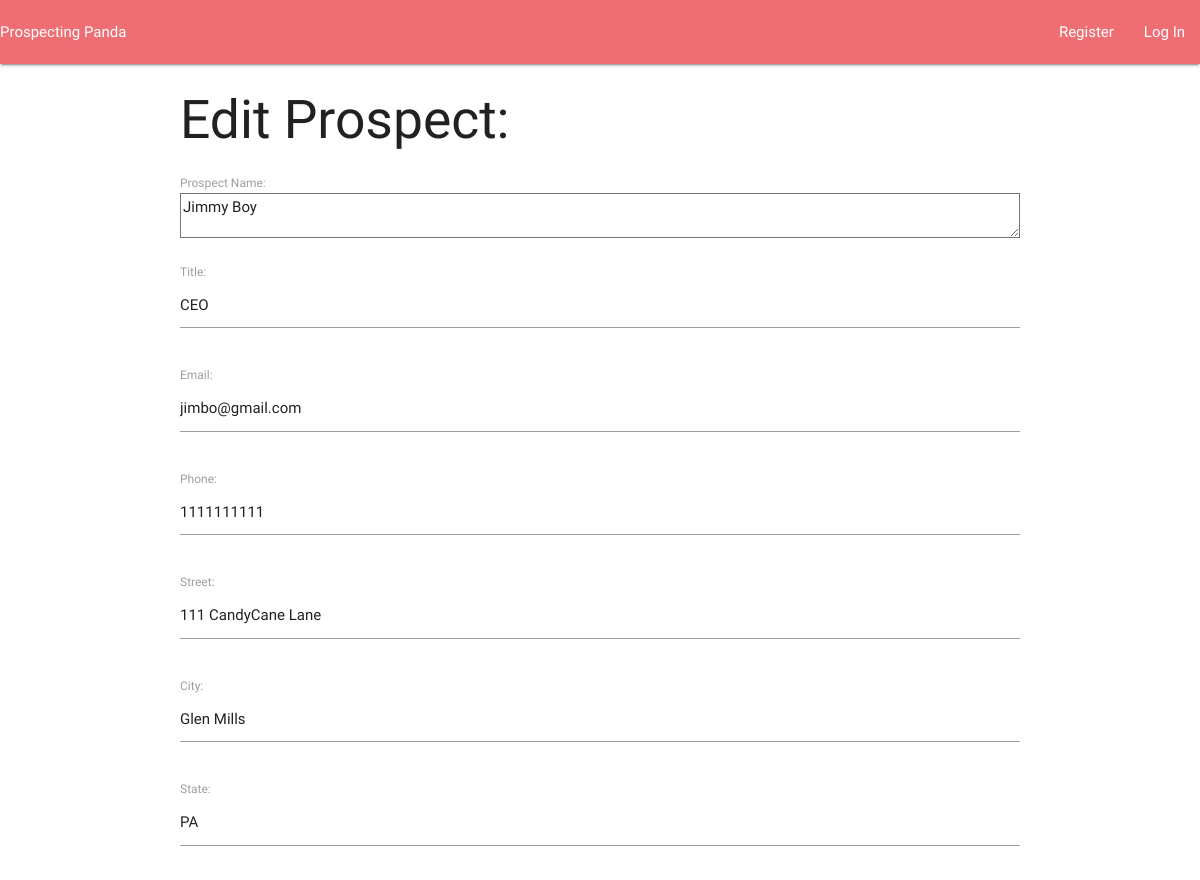
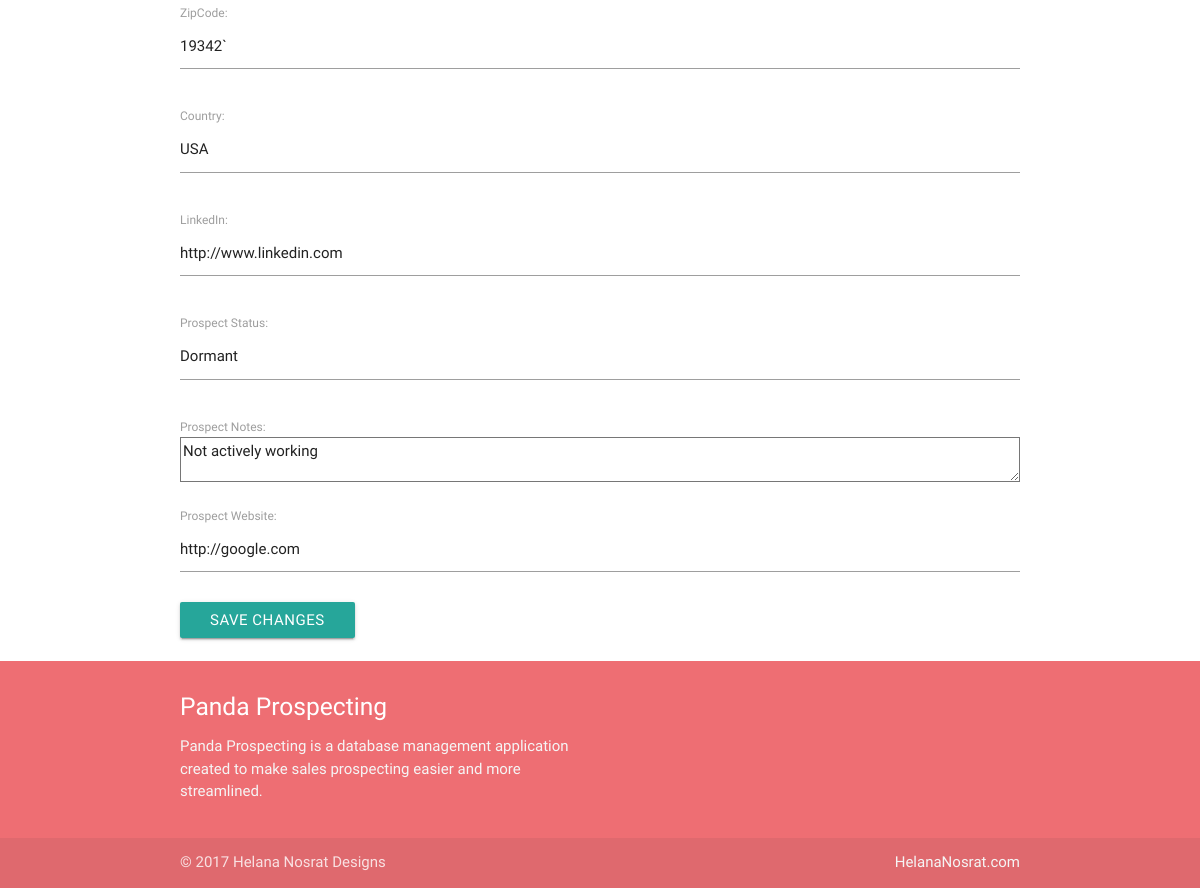
Page /edit_prospect/55/ on the committed database (2 pictures, top to bottom).
### prospecting/models.py (models this page shows, shortened)
class Prospect(models.Model):
    account = models.ForeignKey(Account, on_delete=models.CASCADE)
    full_name = models.CharField(max_length=200)
    title = models.CharField(max_length=60)
    email = models.EmailField(max_length=254)
    phone = models.CharField(max_length=10)
    street = models.CharField(max_length=30)
    city = models.CharField(max_length=30)
    state = models.CharField(max_length=2)
    zipcode = models.CharField(max_length=10)
    country = models.CharField(max_length=30)
    linkedin = models.URLField(max_length=30)
    prospect_status = models.CharField(max_length=30)
    prospect_notes = models.TextField()
    prospect_views = models.IntegerField(default=0)
    prospect_website = models.URLField(max_length=30)
    class Meta:
        verbose_name_plural = 'prospects'

### prospecting/views.py (the view)
# urls.py: url(r'^edit_prospect/(?P<prospect_id>\d+)/$', views.edit_prospect, name='edit_prospect'),
def edit_prospect(request, prospect_id):
    prospect = Prospect.objects.get(id=prospect_id)
    account = prospect.account
    if request.method != 'POST':
        form = ProspectForm(instance=prospect)
    else:
        form = ProspectForm(instance=prospect, data=request.POST)
        if form.is_valid():
            form.save()
            return HttpResponseRedirect(reverse('prospecting:detail', args=[account.id]))
    context = {'prospect': prospect, 'account': account, 'form': form}
    return render(request, 'prospecting/edit_prospect.html', context)

### prospecting/forms.py
class ProspectForm(forms.ModelForm):
    class Meta:
        model = Prospect
        fields = ['full_name', 'title', 'email', 'phone', 'street', 'city', 'state', 'zipcode', 'country', 'linkedin', 'prospect_status', 'prospect_notes', 'prospect_website']
        labels = {'full_name': 'Prospect Name', 'title': 'Title', 'email':'Email',
                  'phone':'Phone', 'street':'Street', 'city':'City', 'state':'State', 'zipcode':'ZipCode', 'country':'Country', 'linkedin':'LinkedIn', 'prospect_status': 'Prospect Status', 'prospect_notes': 'Prospect Notes', 'prospect_website': 'Prospect Website'}
        widgets = {'full_name': forms.Textarea(attrs={'cols': 80})}

### prospecting/templates/prospecting/edit_prospect.html (shortened to what this page needs)
{% extends "prospecting/base.html" %} {% load static %}
{% block header %}
    <h2>Edit Prospect:</h2>
{% endblock header %}
{% block content %}
    <form action="{% url 'prospecting:edit_prospect' prospect.id%}" method='post'>
        {{ form.as_p }}
        <button name="submit" class="waves-effect waves-light btn"> Save Changes </button><br/><br/>
    </form>
{% endblock content %}

### prospecting/templates/prospecting/base.html (style rules this page uses)
body { font-family: 'Abel', sans-serif; }

### rows in the picture
Prospect: full_name "Jimmy Boy", title "CEO", email "jimbo@gmail.com", phone "1111111111", street "111 CandyCane Lane", city "Glen Mills", state "PA", zipcode "19342`", country "USA", linkedin "http://www.linkedin.com", prospect_status "Dormant", prospect_notes "Not actively working", prospect_website "http://google.com"
